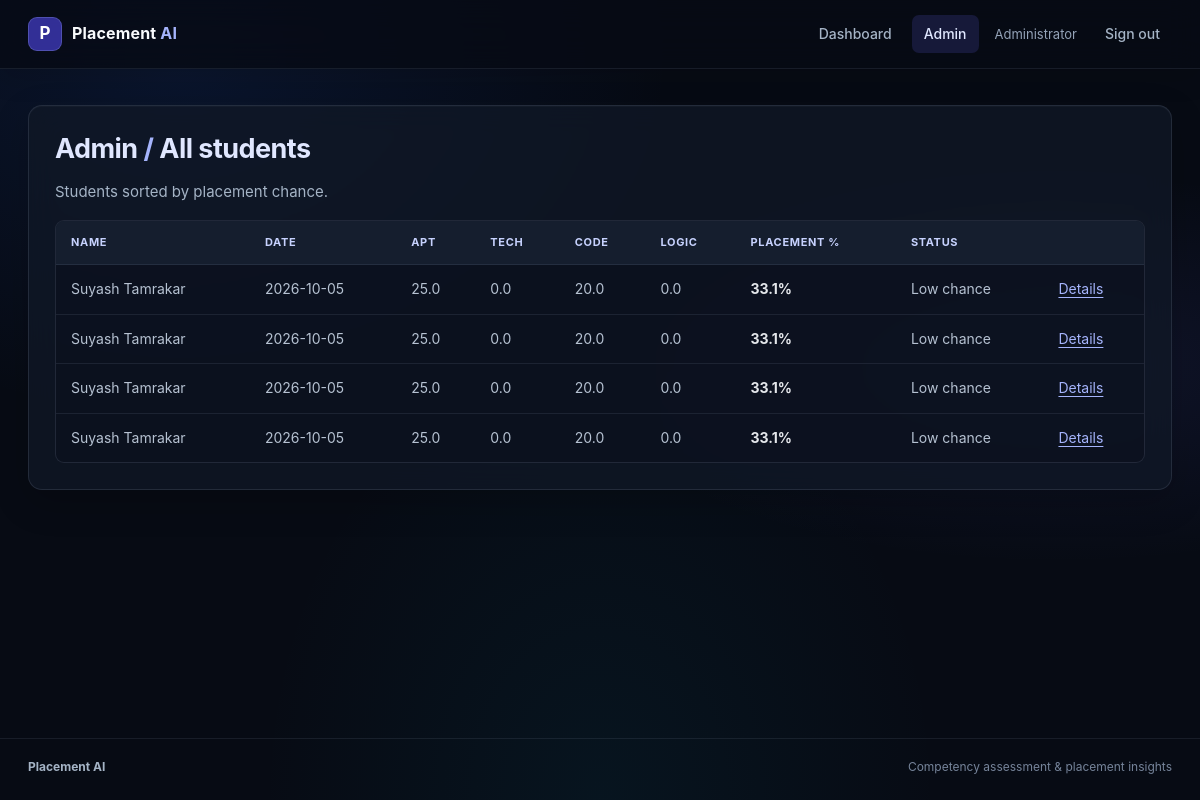
Page /admin (signed in) on the earlier database version.
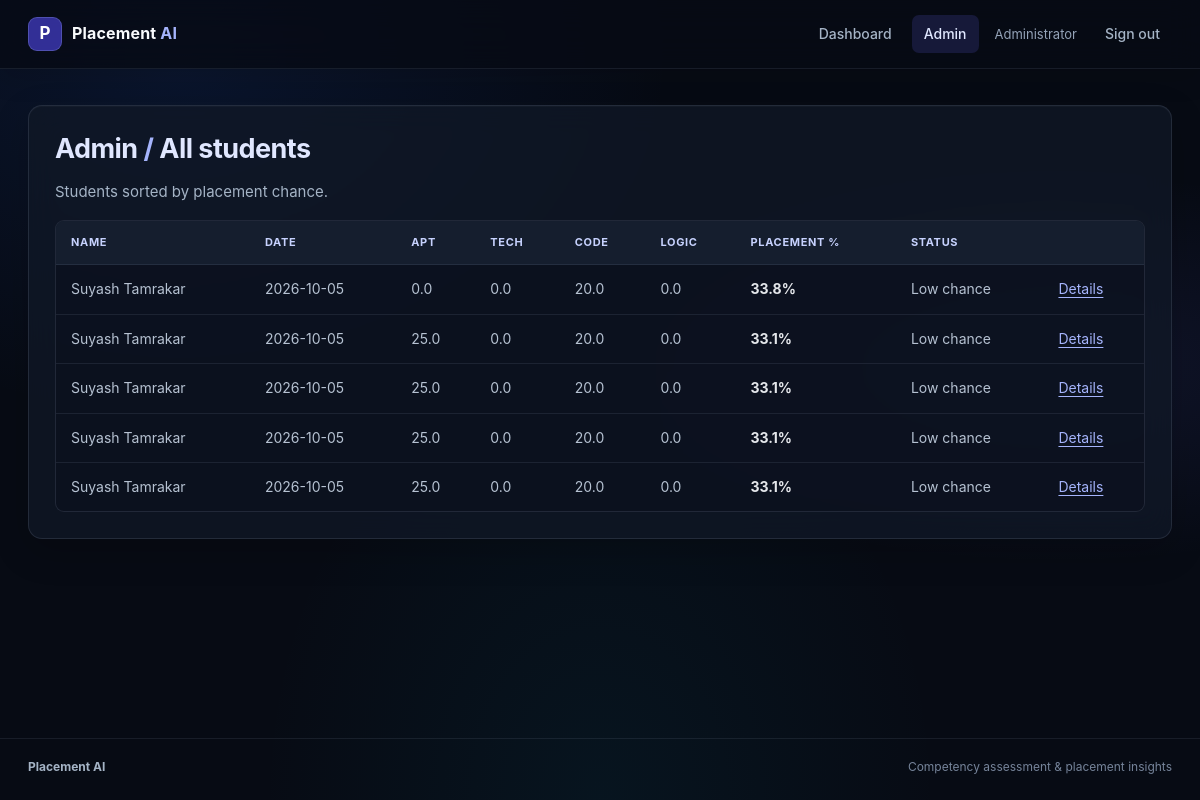
Same page on the later database version.
### tables this page shows
CREATE TABLE attempts(
        id INTEGER PRIMARY KEY AUTOINCREMENT, user_id INTEGER NOT NULL,
        created TIMESTAMP DEFAULT CURRENT_TIMESTAMP,
        aptitude REAL, technical REAL, coding REAL, logic REAL,
        probability REAL, label TEXT, details TEXT);

CREATE TABLE users(
        id INTEGER PRIMARY KEY AUTOINCREMENT,
        username TEXT UNIQUE NOT NULL, password TEXT NOT NULL, name TEXT NOT NULL,
        cgpa REAL DEFAULT 7, projects INTEGER DEFAULT 0, internships INTEGER DEFAULT 0,
        communication INTEGER DEFAULT 5, role TEXT DEFAULT 'student');

### app.py (the view)
@app.route("/admin")
@login_required
@admin_required
def admin():
    rows = get_db().execute("""SELECT a.*, u.name, u.username FROM attempts a
                               JOIN users u ON u.id=a.user_id ORDER BY a.probability DESC""").fetchall()
    return render_template("admin.html", rows=rows)

### app.py (called while the page is built)
def login_required(f):
    @wraps(f)
    def wrapper(*a, **k):
        if "uid" not in session:
            return redirect(url_for("login"))
        return f(*a, **k)
    return wrapper

def admin_required(f):
    @wraps(f)
    def wrapper(*a, **k):
        if session.get("role") != "admin":
            flash("Admin access only.", "error")
            return redirect(url_for("dashboard"))
        return f(*a, **k)
    return wrapper

### database.py (called while the page is built)
def get_db():
    conn = sqlite3.connect(DB)
    conn.row_factory = sqlite3.Row
    return conn

### templates/admin.html
{% extends "base.html" %}{% block content %}
<div class="card"><h2>Admin <span class="accent">/</span> All students</h2><p>Students sorted by placement chance.</p>
<div class="table-wrap"><table><tr><th>Name</th><th>Date</th><th>Apt</th><th>Tech</th><th>Code</th><th>Logic</th><th>Placement %</th><th>Status</th><th></th></tr>
{% for r in rows %}<tr><td>{{ r.name }}</td><td>{{ r.created[:10] }}</td><td>{{ r.aptitude|round(0) }}</td><td>{{ r.technical|round(0) }}</td>
<td>{{ r.coding|round(0) }}</td><td>{{ r.logic|round(0) }}</td><td><b>{{ r.probability }}%</b></td><td>{{ r.label }}</td>
<td><a href="{{ url_for('result', aid=r.id) }}">Details</a></td></tr>{% endfor %}</table></div></div>{% endblock %}

### templates/base.html (shortened to what this page needs)
<!DOCTYPE html>
<html lang="en">
<head>
<link rel="stylesheet" href="{{ url_for('static', filename='style.css') }}">
</head>
<body>
<div id="floating-code" class="floating-code-background" aria-hidden="true"></div>
<header class="site-header">
	<nav class="site-nav" aria-label="Main navigation">
		<a class="brand" href="{{ url_for('index') }}"><span class="brand-mark" aria-hidden="true">P</span><span>Placement <span class="brand-accent">AI</span></span></a>
		<div class="nav-links">
			{% if session.uid %}
			<a class="{% if request.endpoint == 'dashboard' %}active{% endif %}" href="{{ url_for('dashboard') }}">Dashboard</a>
			{% if session.role == 'admin' %}<a class="{% if request.endpoint == 'admin' %}active{% endif %}" href="{{ url_for('admin') }}">Admin</a>{% endif %}
			<span class="nav-user">{{ session.name }}</span>
			<a class="nav-signout" href="{{ url_for('logout') }}">Sign out</a>
			{% else %}
			<a class="{% if request.endpoint == 'login' %}active{% endif %}" href="{{ url_for('login') }}">Sign in</a>
			<a class="nav-join" href="{{ url_for('register') }}">Create account</a>
			{% endif %}
		</div>
	</nav>
</header>
<main class="wrap">
	{% block content %}{% endblock %}
</main>
<footer class="site-footer"><span>Placement AI</span><span>Competency assessment & placement insights</span></footer>
</body>
</html>

Differences in the rows shown:
added attempts: name "Suyash Tamrakar", created "2026-10-05", aptitude "0.0", technical "0.0", coding "20.0", logic "0.0", probability "33.8", label "Low chance"
